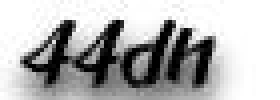
#> input picture code.jpg, 70 x 25 px, found by its file name (shown 4 times larger)
$ python '验证码识别.py'
#> lines starting #> are read from the running program, lines starting #| are printed output that depends on the picture; after the words box and inside, x2 and y2 are one past the last pixel; in counts of white or black regions, pixels touching at a corner belong together
#! /usr/bin/env python3
# -*- coding:utf-8 -*-

import tesserocr
from PIL import Image

image = Image.open('捷顺停车/code.jpg')
#> image is the input picture: PIL image 70x25 RGB; min 0, max 255, mean 180
image = image.convert('L')
#> image: PIL image 70x25 L
threshold = 60
table = []
for i in range(256):
	if i < threshold:
		table.append(0)
	else:
		table.append(1)
image = image.point(table, '1')
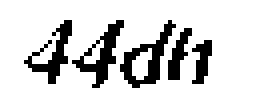
#> image: PIL image 70x25 1 (shown 4 times larger); 83.8% white; black in thin lines or dots, all inside (x1, y1, x2, y2) = (6, 5, 53, 22)
# image.show()
#> (the run stopped early here; a loop or call above may not have finished)
